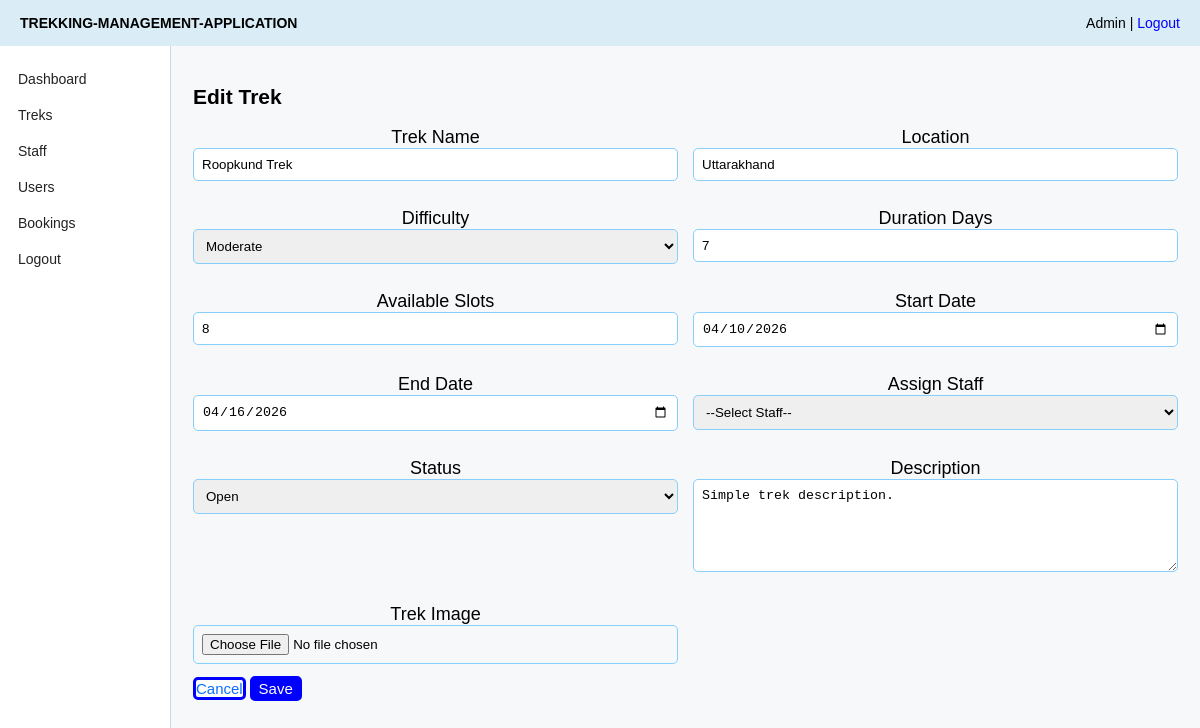
Before: /admin/treks/2/edit (signed in) with the older database file.
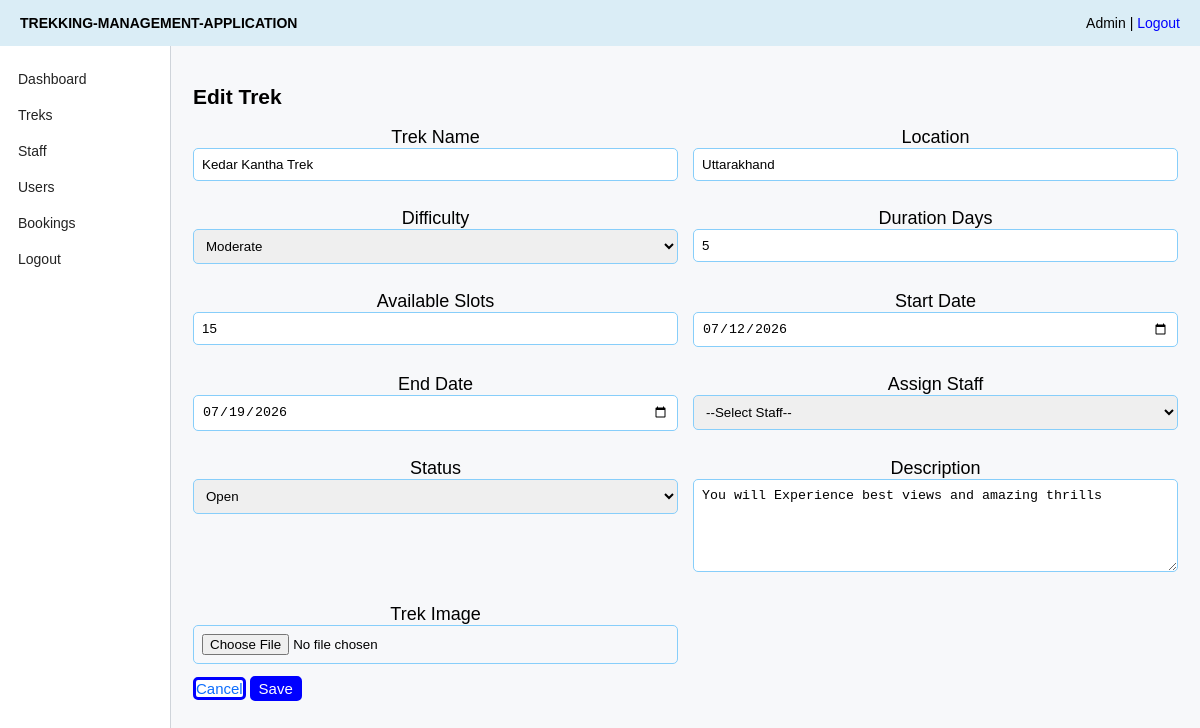
After: the same page with the newer database file.
### application/models.py (models this page shows)
class Trek(db.Model):
    __tablename__ = "treks"
    id = db.Column(db.Integer, primary_key = True)
    name = db.Column(db.String(100), nullable = False)
    location = db.Column(db.String(100), nullable = False)
    difficulty = db.Column(db.String(50), nullable = False)
    duration = db.Column(db.Integer, nullable = False)
    available_slots = db.Column(db.Integer, nullable = False)
    assigned_staff_id = db.Column(db.Integer, db.ForeignKey("users.id"))
    status = db.Column(db.String(30), default="open")
    start_date = db.Column(db.String(20))
    end_date = db.Column(db.String(20))
    description = db.Column(db.Text)
    image = db.Column(db.String(200))
    bookings = db.relationship('Booking', backref = 'Trek', lazy = True)

### application/controllers.py (the view, shortened to what this page needs)
@app.route("/admin/treks/<int:trek_id>/edit", methods=["GET", "POST"])
def edit_trek(trek_id):
    if session.get("role") != "Admin":
        return redirect("/login")
    trek=Trek.query.get_or_404(trek_id)
    staff=User.query.filter_by(role="staff", approved=True, blacklisted=False).all()
    return render_template("trek_form.html", staff=staff, trek=trek)

### templates/trek_form.html (shortened to what this page needs)
{% extends "base.html" %}
{% block content %}
<h2>{% if trek %}Edit Trek{% else %}Add New Trek{% endif %}</h2>
<form method="post" enctype="multipart/form-data">
    <div class="form-grid">
        <div class="field"><label>Trek Name</label><input name="name" value="{{ trek.name if trek else '' }}" required></div>
        <div class="field"><label>Location</label><input name="location" value="{{ trek.location if trek else '' }}" required></div>
        <div class="field"><label>Difficulty</label>
            <select name="difficulty">
                {% for d in ['Easy','Moderate','Hard'] %}
                <option value="{{ d }}" {% if trek and trek.difficulty==d %}selected{% endif %}>{{ d }}</option>
                {% endfor %}
            </select>
        </div>
        <div class="field"><label>Duration Days</label><input name="duration" type="number"
                value="{{ trek.duration if trek else 1 }}" required></div>
        <div class="field"><label>Available Slots</label><input name="available_slots" type="number"
                value="{{ trek.available_slots if trek else 10 }}" required></div>
        <div class="field"><label>Start Date</label><input name="start_date" type="date"
                value="{{ trek.start_date if trek else '' }}"></div>
        <div class="field"><label>End Date</label><input name="end_date" type="date"
                value="{{ trek.end_date if trek else '' }}"></div>
        <div class="field"><label>Assign Staff</label>
            <select name="assigned_staff_id">
                <option value="">--Select Staff--</option>
            </select>
        </div>
        <div class="field" style="height: auto;"><label>Status</label>
            <select name="status">
                {% for s in ['Approved','Pending','Open','Close','Completed'] %}
                <option value="{{ s }}" {% if trek and trek.status==s %}selected{% endif %}>{{ s }}</option>
                {% endfor %}
            </select>
        </div>
        <div class="field"><label>Description</label><textarea name="description"
                rows="5">{{ trek.description if trek else '' }}</textarea></div>
        <div class="field">
            <label>Trek Image</label><input type="file" name="image" accept="image/*">
        </div>
    </div>
    <a class="btn btn-light" href="{{ url_for('admin_treks') }}">Cancel</a>
    <button>Save</button>
</form>
{% endblock %}

Changed rows visible on the page:
changed Trek "Uttarakhand": name "Roopkund Trek" → "Kedar Kantha Trek"; duration "7" → "5"; available_slots "8" → "15"; start_date "04/10/2026" → "07/12/2026"; end_date "04/16/2026" → "07/19/2026"; description "Simple trek description." → "You will Experience best views and amazing thrills"
